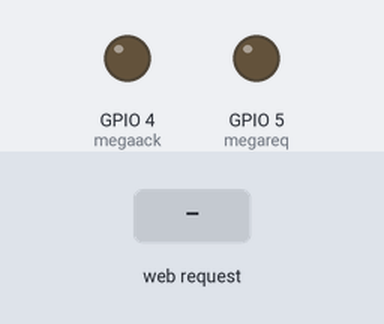
Bench run of a sketch on a simulated ESP8266 (NodeMCU). Shown: output pins drawn as LEDs (lit = HIGH). The inputs (shaded band) are chosen by the test bench. WiFi joins after 1.5 s; servers stay silent unless stated.

Above: at 2.7 s.
2.8 s: HTTP request GET /data received
At 4.0 s:
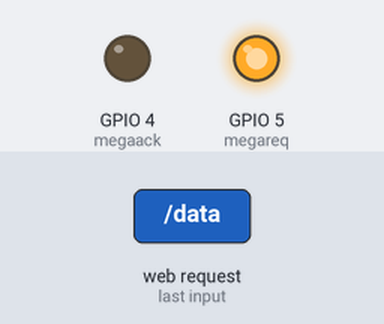
Timing chart, 0 to 5.8 s (numbered marks = the images above; inputs shaded):
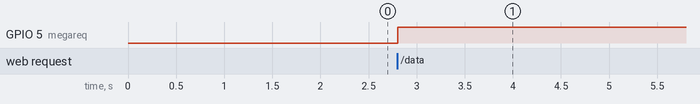

The sketch:

remoteSubsystem.ino
```cpp
// Load Wi-Fi library
#include <ESP8266WiFi.h>

// Replace with your network credentials
const char* ssid     = "d1r1karsy";
const char* password = "fenerbahce";

// Set web server port number to 80
WiFiServer server(80);

// Variable to store the HTTP request
String header;

// Assign output variables to GPIO pins
const int megareq = 5;
const int megaack = 4;

double temp;
double sys;
double dia;
double pulse;
double resp;
char dataTransfered[20];
int start;

void setup() {
    Serial.begin(9600);
    // Initialize the output variables as outputs
    pinMode(megareq, OUTPUT);
    pinMode(megaack, OUTPUT);
    // Set outputs to LOW
    digitalWrite(megareq, LOW);
    // Connect to Wi-Fi network with SSID and password
    WiFi.begin(ssid, password);
    while (WiFi.status() != WL_CONNECTED) {
      delay(500);
    }
    // Print local IP address and start web server
    server.begin();
    start = 0;
    temp = 0;
    sys = 0;
    dia = 0;
    pulse = 0;
    resp = 0;
}

void loop(){
    WiFiClient client = server.available();   // Listen for incoming clients

    if (client) {                             // If a new client connects,
        String currentLine = "";                // make a String to hold incoming data from the client
        while (client.connected()) {            // loop while the client's connected
            if (client.available()) {             // if there's bytes to read from the client,
                char c = client.read();             // read a byte, then
                header += c;
                if (c == '\n') {                    // if the byte is a newline character
                    // if the current line is blank, you got two newline characters in a row.
                    // that's the end of the client HTTP request, so send a response:
                    if (currentLine.length() == 0) {
                        // HTTP headers always start with a response code (e.g. HTTP/1.1 200 OK)
                        // and a content-type so the client knows what's coming, then a blank line:
                        client.println("HTTP/1.1 200 OK");
                        client.println("Content-type:text/html");
                        client.println("Connection: close");
                        client.println();

                        // turns the GPIOs on and off
                        if (header.indexOf("GET /data") >= 0) {
                            digitalWrite(megareq, HIGH);
                            // start = millis();
                            //delay(5000);
                        }

                        // if (millis() - start >= 3000) {
                        //     digitalWrite(megareq, LOW);
                        //     start = 0;
                        // }

                        if (Serial.read() == 'V') {                                                                //execture if the letter 'V' is read
                            Serial.readBytes(dataTransfered, 20);                                                  //store the next 4 characters written on serial one to dataTranfered character array
                            unsigned int digit1 = dataTransfered[1] - '0';                                          //convert the characters to digits
                            unsigned int digit2 = dataTransfered[2] - '0';                                          //convert the characters to digits
                            unsigned int digit3 = dataTransfered[3] - '0';                                          //convert the characters to digits
                            unsigned int digit5 = dataTransfered[5] - '0';                                          //convert the characters to digits
                            unsigned int digit6 = dataTransfered[6] - '0';                                          //convert the characters to digits
                            unsigned int digit7 = dataTransfered[7] - '0';                                          //convert the characters to digits
                            unsigned int digit9 = dataTransfered[9] - '0';                                          //convert the characters to digits
                            unsigned int digit10 = dataTransfered[10] - '0';                                        //convert the characters to digits
                            unsigned int digit11 = dataTransfered[11] - '0';                                        //convert the characters to digits
                            unsigned int digit13 = dataTransfered[13] - '0';                                        //convert the characters to digits
                            unsigned int digit14 = dataTransfered[14] - '0';                                        //convert the characters to digits
                            unsigned int digit15 = dataTransfered[15] - '0';                                        //convert the characters to digits
                            unsigned int digit17 = dataTransfered[17] - '0';                                        //convert the characters to digits
                            unsigned int digit18 = dataTransfered[18] - '0';                                        //convert the characters to digits
                            unsigned int digit19 = dataTransfered[19] - '0';                                        //convert the characters to digits

                            if ((dataTransfered[0] == 'T')  && (digit1 < 10)  && (digit2 < 10)  && (digit3 < 10)  &&
                                (dataTransfered[4] == 'S')  && (digit5 < 10)  && (digit6 < 10)  && (digit7 < 10)  &&
                                (dataTransfered[8] == 'D')  && (digit9 < 10)  && (digit10 < 10) && (digit11 < 10) &&
                                (dataTransfered[12] == 'P') && (digit13 < 10) && (digit14 < 10) && (digit15 < 10) &&
                                (dataTransfered[16] == 'R') && (digit17 < 10) && (digit18 < 10) && (digit19 < 10)) {//make sure all data revieced is valied
                                digitalWrite(megaack, HIGH);
                                temp =  5 + (0.75 * ((digit1  * 100) + (digit2  * 10)  + (digit3 * 1)));                    //assign the value of the temperature raw pointer from the measure struct to corrected buffer
                                sys =   9 + (2    * ((digit5  * 100) + (digit6  * 10)  + (digit7 * 1)));                     //assign the value of the systolic raw pointer from the measure struct to corrected buffer
                                dia =   6 + (1.5  * ((digit9  * 100) + (digit10 * 10) + (digit11 * 1)));                   //assign the value of the diastolic raw pointer from the measure struct to corrected buffer
                                pulse = 8 + (3    * ((digit13 * 100) + (digit14 * 10) + (digit15 * 1)));                //assign the value of the pulse raw pointer from the measure struct to corrected buffer
                                resp =  7 + (3    * ((digit17 * 100) + (digit18 * 10) + (digit19 * 1)));                //assign the value of the pulse raw pointer from the measure struct to corrected buffer
                                digitalWrite(megaack, LOW);
                                digitalWrite(megareq, LOW);
                            }
                        }

                        // Display the HTML web page
                        client.println("<!DOCTYPE html>");
                        client.println("<html lang=\"en\" dir=\"ltr\">");
                        client.println("<meta name=\"viewport\" content=\"width=device-width, initial-scale=1.0\">");
                        client.println("<head>");
                        client.println("<meta charset=\"utf-8\">");
                        client.println("<title>RemoteSurgery</title>");
                        client.println("</head>");
                        client.println("<body style=\"background-color: #636363;\">");
                        client.println("<div style=\"position: relative; font-size:25px; color: white; text-align: left; left: 50%; transform: translate(-50%); width: 80%;\">");
                        client.println("<p style=\"color: #d1a7a7; text-align: left; font-size: 40px;\">Remote Surgery System</p>");
                        client.print("<p>Temp: ");
                        client.print(temp);
                        client.println(" C </p>");
                        client.print("<p>Syst: ");
                        client.print(sys);
                        client.println(" mmHg </p>");
                        client.print("<p>Dias: ");
                        client.print(dia);
                        client.println(" mmHg </p>");
                        client.print("<p>Puls: ");
                        client.print(pulse);
                        client.println(" BPM </p>");
                        client.print("<p>Resp: ");
                        client.print(resp);
                        client.println(" RR </p>");
                        client.println("<br>");
                        client.println("<a href = \"/data\"><button type=\"button\" style=\"position: relative; font-size: 25px;  background-color: #4b74b7; color: #d6d6d6;\">Get Data</button></a>");
                        client.println("</div>");
                        client.println("</body>");
                        client.println("</html>");
                        // The HTTP response ends with another blank line
                        client.println();
                        // Break out of the while loop
                        break;
                    } else { // if you got a newline, then clear currentLine
                        currentLine = "";
                    }
                } else if (c != '\r') {  // if you got anything else but a carriage return character,
                    currentLine += c;      // add it to the end of the currentLine
                }
            }
        }
        // Clear the header variable
        header = "";
        // Close the connection
        client.stop();
    }
}
```

Measured:
- after the input at 2.8 s, GPIO 5 (megareq): LOW → HIGH at once
